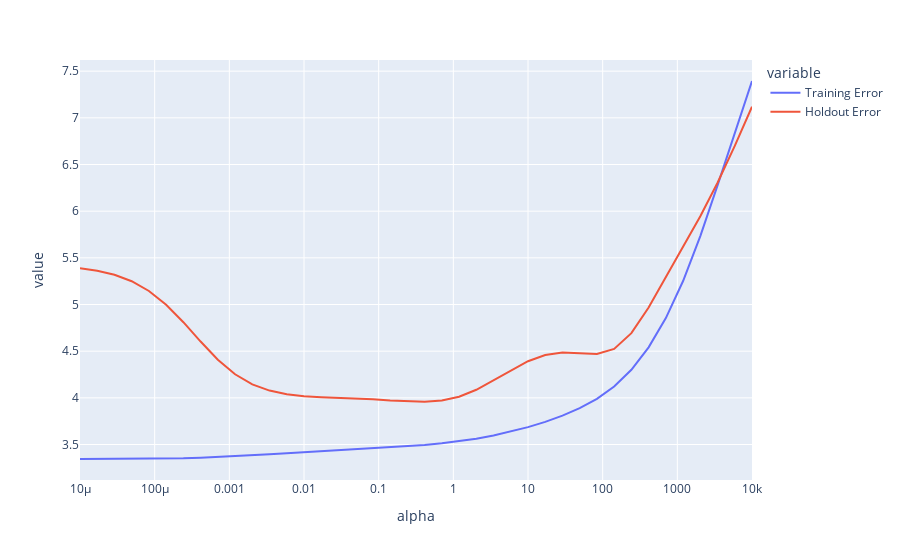

Here is the notebook cell this chart was saved with:
### Markdown cell above
Below we plot your training and holdout set error for the range of alphas given. You should see a figure where training error goes down as model complexity increases, but the error on the held out set is large for extreme values of alpha, and minimized for some intermediate value.

Note that on your plot, the **x-axis is in the inverse of complexity**! In other words, small alpha models (on the left) are complex, because there is no regularization. That's why the training error is lowest on the left side of the plot, as this is where overfitting occurs.

### Code cell
px.line(error_vs_alpha, x = "alpha", y = ["Training Error", "Holdout Error"], log_x=True)

### Figure 1 — Plotly figure (JSON) as saved in the notebook; plotly's stock layout.template omitted (floating-point values rounded to 4 significant figures)
{"data": [{"hovertemplate": "variable=Training Error<br>alpha=%{x}<br>value=%{y}<extra></extra>", "legendgroup": "Training Error", "line": {"color": "#636efa", "dash": "solid"}, "marker": {"symbol": "circle"}, "mode": "lines", "name": "Training Error", "orientation": "v", "showlegend": true, "type": "scatter", "x": [1e-05, 1.701e-05, 2.894e-05, 4.924e-05, 8.377e-05, 0.0001425, 0.0002424, 0.0004125, 0.0007017, 0.001194, 0.002031, 0.003455, 0.005878, 0.01, 0.01701, 0.02894, 0.04924, 0.08377, 0.1425, 0.2424, 0.4125, 0.7017, 1.194, 2.031, 3.455, 5.878, 10, 17.01, 28.94, 49.24, 83.77, 142.5, 242.4, 412.5, 701.7, 1194.0, 2031.0, 3455.0, 5878.0, 10000], "xaxis": "x", "y": [3.345, 3.345, 3.345, 3.346, 3.347, 3.349, 3.353, 3.359, 3.367, 3.376, 3.387, 3.397, 3.408, 3.418, 3.429, 3.438, 3.448, 3.458, 3.469, 3.481, 3.496, 3.513, 3.535, 3.563, 3.598, 3.639, 3.686, 3.742, 3.809, 3.889, 3.989, 4.121, 4.301, 4.541, 4.854, 5.251, 5.733, 6.276, 6.842, 7.395], "yaxis": "y"}, {"hovertemplate": "variable=Holdout Error<br>alpha=%{x}<br>value=%{y}<extra></extra>", "legendgroup": "Holdout Error", "line": {"color": "#EF553B", "dash": "solid"}, "marker": {"symbol": "circle"}, "mode": "lines", "name": "Holdout Error", "orientation": "v", "showlegend": true, "type": "scatter", "x": [1e-05, 1.701e-05, 2.894e-05, 4.924e-05, 8.377e-05, 0.0001425, 0.0002424, 0.0004125, 0.0007017, 0.001194, 0.002031, 0.003455, 0.005878, 0.01, 0.01701, 0.02894, 0.04924, 0.08377, 0.1425, 0.2424, 0.4125, 0.7017, 1.194, 2.031, 3.455, 5.878, 10, 17.01, 28.94, 49.24, 83.77, 142.5, 242.4, 412.5, 701.7, 1194.0, 2031.0, 3455.0, 5878.0, 10000], "xaxis": "x", "y": [5.39, 5.363, 5.319, 5.25, 5.145, 4.998, 4.81, 4.603, 4.408, 4.253, 4.145, 4.078, 4.039, 4.018, 4.008, 4.001, 3.994, 3.985, 3.973, 3.962, 3.958, 3.971, 4.012, 4.086, 4.187, 4.296, 4.392, 4.459, 4.486, 4.479, 4.47, 4.524, 4.693, 4.968, 5.29, 5.615, 5.946, 6.304, 6.699, 7.119], "yaxis": "y"}], "layout": {"autosize": true, "legend": {"title": {"text": "variable"}, "tracegroupgap": 0}, "margin": {"t": 60}, "xaxis": {"anchor": "y", "autorange": true, "domain": [0, 1], "range": [-5, 4], "title": {"text": "alpha"}, "type": "log"}, "yaxis": {"anchor": "x", "autorange": true, "domain": [0, 1], "range": [3.12, 7.62], "title": {"text": "value"}, "type": "linear"}}}
